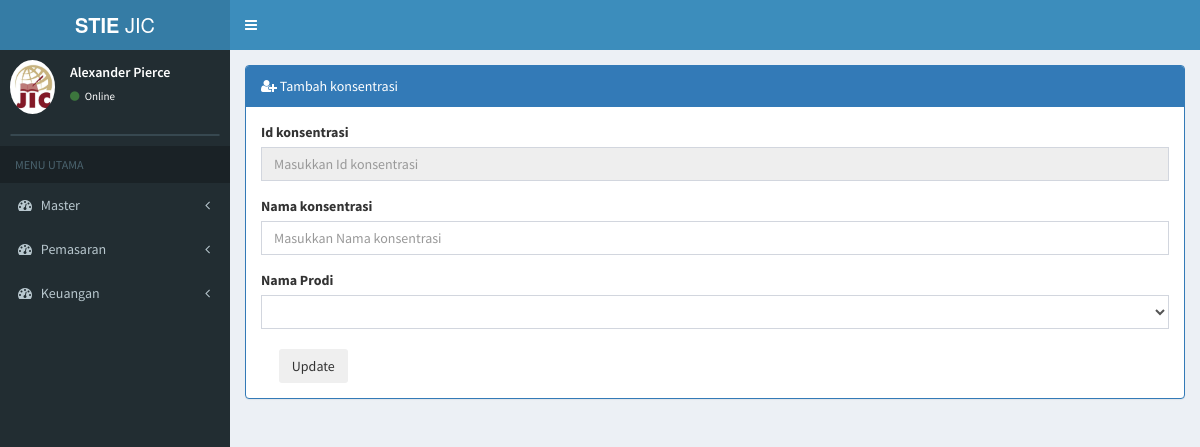
/index.php/master_konsentrasi/edit_konsentrasi/KO001, run on an earlier commit of the app's database.
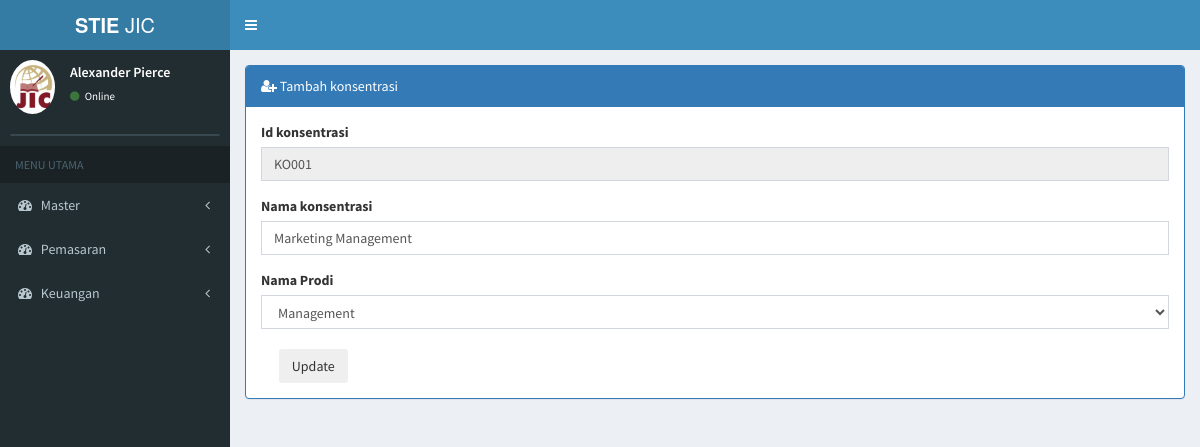
And on a later commit of the database.
### tables this page shows
CREATE TABLE `tb_konsentrasi` (
  `id_konsentrasi` varchar(6) NOT NULL,
  `nama_konsentrasi` varchar(20) NOT NULL,
  `id_prodi2` varchar(6) NOT NULL
);

CREATE TABLE `tb_prodi` (
  `id_prodi` varchar(6) NOT NULL,
  `nama_prodi` varchar(20) NOT NULL,
  `ketua_prodi` varchar(50) NOT NULL
);

### application/controllers/master_konsentrasi.php (called while the page is built, shortened)
<?php
class Master_konsentrasi extends CI_Controller {
	public function __construct()
	{
		$this->load->model('prodi_model');
		$this->load->model('konsentrasi_model');
	}
	public function edit_konsentrasi(){
				$data['konsentrasi'] = $this->konsentrasi_model->data_konsentrasi();
			    $data['drop_down_prodi'] = $this->konsentrasi_model->get_prodi();
				$data['main_view'] = 'Konsentrasi/edit_konsentrasi_view';
				$id_konsentrasi = $this->uri->segment(3);
				$data['edit'] = $this->konsentrasi_model->get_konsentrasi_by_id($id_konsentrasi);
				$this->load->view('template', $data);
	}
}

### index.php (called while the page is built, shortened)
<?php
require_once BASEPATH.'core/CodeIgniter.php';

### application/models/konsentrasi_model.php (called while the page is built, shortened)
<?php
class Konsentrasi_model extends CI_Model {
	public function data_konsentrasi(){
		$this->db->select('*');
		 $this->db->from('tb_konsentrasi');
		 $this->db->join('tb_prodi','tb_prodi.id_prodi=tb_konsentrasi.id_prodi2');
		 $query = $this->db->get();
		 return $query->result();
	}
   public function get_konsentrasi_by_id($id_konsentrasi){
      return $this->db->join('tb_prodi','tb_prodi.id_prodi=tb_konsentrasi.id_prodi2')
              ->where('id_konsentrasi', $id_konsentrasi)
              ->get('tb_konsentrasi')
              ->row();
  }
	public function get_prodi(){
		return $this->db->get('tb_prodi')->result();
	}
}

### application/views/Konsentrasi/edit_konsentrasi_view.php (the view, shortened to what this page needs)
<form  method="post" action="<?php echo base_url(); ?>index.php/master_konsentrasi/save_edit_konsentrasi/<?php echo $edit->id_konsentrasi; ?>" enctype="multipart/form-data">
<div class="row">
    <div class="col-md-12">
        <div>
          <div class="panel panel-primary">
            <div class="panel-heading">
            <i class="fa fa-user-plus"></i> Tambah konsentrasi</div>
            <div class="panel-body">
              <div class="row">
                <div class="col-lg-12">
                      <div class="form-group">
                        <label for="email">Id konsentrasi</label>
                        <input type="text" name="id_konsentrasi" class="form-control" id="id_konsentrasi" placeholder="Masukkan Id konsentrasi" value="<?php echo $edit->id_konsentrasi; ?>" readonly>
                      </div>
                      <div class="form-group">
                        <label for="email">Nama konsentrasi</label>
                        <input type="text" name="nama_konsentrasi" class="form-control" id="nama_konsentrasi" placeholder="Masukkan Nama konsentrasi" value="<?php echo $edit->nama_konsentrasi; ?>">
                      </div>
                          <div class="form-group">
                            <label>Nama Prodi</label>
                               <select name="id_prodi" class="form-control select2" style="width: 100%;">
                              <option value="<?php echo $edit->id_prodi; ?>" placeholder=""> <?php echo $edit->nama_prodi; ?> </option>
                                  <?php
                                        foreach($drop_down_prodi as $row)
                                        {
                                          echo '<option value="'.$row->id_prodi.'">'.$row->nama_prodi.'</option>';
                                        }
                                    ?>
                            </select>
                        <br>
                       <div class="form-group mb-n">
                  <div class="col-sm-8">
                    <input type="submit" name="submit" class="btn btn-iinfo" background_color="orange" id="largeinput" placeholder="Large Input" value="Update">
                  </div>
              </div></div>
            </div>
          </div>
        </div>
          </div>
        </div></div>
        </form>

What changed in the data, as far as the page shows it:
now on this page (row edited): tb_konsentrasi: id_konsentrasi "KO001", nama_konsentrasi "Marketing Management", id_prodi "Management"
